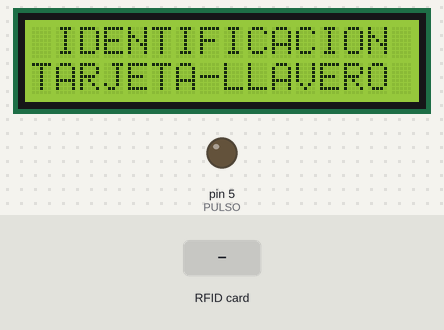
The sketch below on a simulated Arduino Uno, built with avr-gcc and run on an emulated ATmega328P. Shown: 16×2 character LCD, output pins drawn as LEDs (lit = HIGH). The test bench sets the inputs (shaded band). Pins used as bus, display or sensor lines are not drawn; what the sketch prints to the serial monitor is not drawn.

Above: at 1.3 s.
1.4 s: RFID card 49 37 4C D3 held to the reader
At 2.2 s:
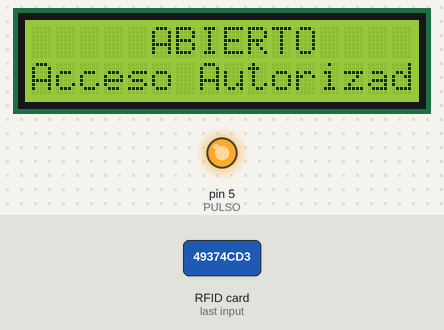
4.0 s: RFID card 5E 7A 19 C4 held to the reader
At 4.8 s:
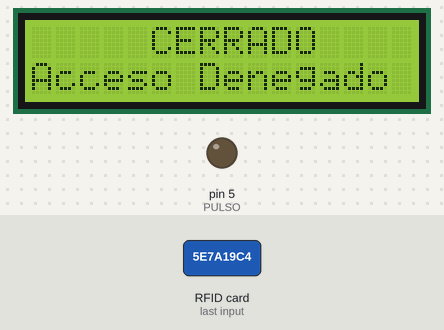
Timing chart, 0 to 7.0 s (numbered marks = the images above; inputs shaded):
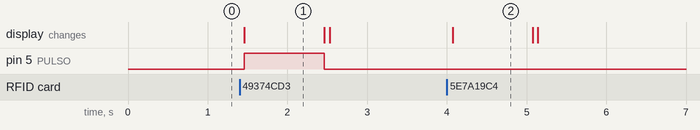

The sketch:

Control_Acceso_Puertas_RC522.ino
```cpp
#include <Wire.h> //Libreria para utilizar el modulo I2C
#include <LiquidCrystal_I2C.h>//Libreria para utilizar el modulo LCD
#include <SPI.h>
#include <MFRC522.h>
#define SS_PIN 10
#define RST_PIN 9
#define PULSO 5 // Pin del Relay
MFRC522 mfrc522(SS_PIN, RST_PIN);   // Crea la instancia MFRC522
LiquidCrystal_I2C lcd(0x27,16,2); //Función constructor, crea un
//objeto de la clase LiquidCrystal_I2C, con dirección, columnas y filas indicadas.

void setup()
  {Serial.begin(9600);   // Inicializa la comunicacion serial
  SPI.begin();          // Inicializa el bus SPI
  mfrc522.PCD_Init();   // Inicializa el MFRC522
  pinMode(PULSO, OUTPUT);
  digitalWrite(PULSO, LOW);
  Serial.println("Ponga su Tarjeta para la lectura...");
  Serial.println();
  lcd.init();//Inicializa el modulo adaptador LCD a I2C,
  //esta función internamente configura e inicializa el I2C y el LCD.
  lcd.backlight();}
  void loop()
  {lcd.print(" IDENTIFICACION");

  lcd.setCursor(0,1);
  lcd.print("TARJETA-LLAVERO");
  // Mirando para nuevas tarjeras
  if ( ! mfrc522.PICC_IsNewCardPresent())
  {return;  }
  // Selecciona una de las tarjetas
  if ( ! mfrc522.PICC_ReadCardSerial()) {return;}
  // Muestra el UID sobre el Monitor Serial
  Serial.print("UID tag :");
  String content= "";
  byte letter;
  for (byte i = 0; i < mfrc522.uid.size; i++)
  {Serial.print(mfrc522.uid.uidByte[i] < 0x10 ? " 0" : " ");
   Serial.print(mfrc522.uid.uidByte[i], HEX);
   content.concat(String(mfrc522.uid.uidByte[i] < 0x10 ? " 0" : " "));
   content.concat(String(mfrc522.uid.uidByte[i], HEX));}
  Serial.println();
  Serial.print("Message : ");
  content.toUpperCase();
  if (content.substring(1) == "49 37 4C D3") //CODIGO DE LA TARJETA
  {Serial.println("Acceso Autorizado");lcd.clear();
  lcd.setCursor(0,0);
  lcd.print("     ABIERTO   ");
  lcd.setCursor(0,1);
  lcd.print("Acceso Autorizado");
  digitalWrite(PULSO, HIGH);  delay(1000);  digitalWrite(PULSO,LOW); lcd.clear();}

  //if (content.substring(1) == "82 B5 59 1C") //codigo tarjeta
  //{
    //Serial.println("Acceso Autorizado");
    //lcd.clear();
  // lcd.setCursor(0,0);
  //lcd.print("     ABIERTO");
  //lcd.setCursor(0,1);
 // lcd.print("TARJETA INGRESADA ");
  //digitalWrite(PULSO, HIGH);
  //delay(1000);
  //digitalWrite(PULSO,LOW);
  //lcd.clear();
  //}
  else
  {
    Serial.println("Acceso Denegado");
    lcd.clear();
    lcd.setCursor(0,0);
  lcd.print("     CERRADO");
  lcd.setCursor(0,1);
  lcd.print("Acceso Denegado ");
  digitalWrite(PULSO,LOW);
  delay(1000);
  lcd.clear();
  }

}
```

Measured:
- after the input at 1.4 s, pin 5 (PULSO): LOW → HIGH after 0.06 s, → LOW 1.0 s later; the display: changes after 0.06 s (image 1)
- after the input at 4.0 s, the display: changes after 0.07 s (image 2)
- what the display in image 1 shows lasts 1.0 s, from 1.5 s to 2.5 s
